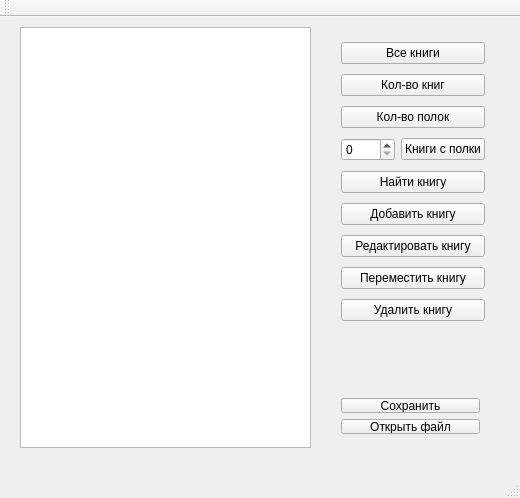
<?xml version="1.0" encoding="UTF-8"?>
<ui version="4.0">
 <class>MainWindow</class>
 <widget class="QMainWindow" name="MainWindow">
  <property name="geometry">
   <rect>
    <x>0</x>
    <y>0</y>
    <width>520</width>
    <height>498</height>
   </rect>
  </property>
  <property name="windowTitle">
   <string>MainWindow</string>
  </property>
  <widget class="QWidget" name="centralWidget">
   <widget class="QTextEdit" name="te_output">
    <property name="enabled">
     <bool>true</bool>
    </property>
    <property name="geometry">
     <rect>
      <x>20</x>
      <y>10</y>
      <width>291</width>
      <height>421</height>
     </rect>
    </property>
    <property name="readOnly">
     <bool>true</bool>
    </property>
   </widget>
   <widget class="QWidget" name="layoutWidget">
    <property name="geometry">
     <rect>
      <x>330</x>
      <y>10</y>
      <width>166</width>
      <height>309</height>
     </rect>
    </property>
    <layout class="QVBoxLayout" name="verticalLayout">
     <item>
      <widget class="QPushButton" name="btn_all_books">
       <property name="text">
        <string>Все книги</string>
       </property>
      </widget>
     </item>
     <item>
      <widget class="QPushButton" name="btn_count_books">
       <property name="text">
        <string>Кол-во книг</string>
       </property>
      </widget>
     </item>
     <item>
      <widget class="QPushButton" name="btn_count_shelf">
       <property name="text">
        <string>Кол-во полок</string>
       </property>
      </widget>
     </item>
     <item>
      <layout class="QHBoxLayout" name="horizontalLayout">
       <item>
        <widget class="QSpinBox" name="sb_shelf_number"/>
       </item>
       <item>
        <widget class="QPushButton" name="btn_books_on_shelf">
         <property name="text">
          <string>Книги с полки</string>
         </property>
        </widget>
       </item>
      </layout>
     </item>
     <item>
      <widget class="QPushButton" name="btn_find_book">
       <property name="text">
        <string>Найти книгу</string>
       </property>
      </widget>
     </item>
     <item>
      <widget class="QPushButton" name="btn_add_book">
       <property name="text">
        <string>Добавить книгу</string>
       </property>
      </widget>
     </item>
     <item>
      <widget class="QPushButton" name="btn_change_book">
       <property name="text">
        <string>Редактировать книгу</string>
       </property>
      </widget>
     </item>
     <item>
      <widget class="QPushButton" name="btn_move_book">
       <property name="text">
        <string>Переместить книгу</string>
       </property>
      </widget>
     </item>
     <item>
      <widget class="QPushButton" name="btn_remove_book">
       <property name="text">
        <string>Удалить книгу</string>
       </property>
      </widget>
     </item>
    </layout>
   </widget>
   <widget class="QWidget" name="layoutWidget">
    <property name="geometry">
     <rect>
      <x>330</x>
      <y>370</y>
      <width>161</width>
      <height>58</height>
     </rect>
    </property>
    <layout class="QVBoxLayout" name="verticalLayout_2">
     <item>
      <widget class="QPushButton" name="btn_save">
       <property name="text">
        <string>Сохранить</string>
       </property>
      </widget>
     </item>
     <item>
      <widget class="QPushButton" name="btn_open">
       <property name="text">
        <string>Открыть файл</string>
       </property>
      </widget>
     </item>
    </layout>
   </widget>
  </widget>
  <widget class="QMenuBar" name="menuBar">
   <property name="geometry">
    <rect>
     <x>0</x>
     <y>0</y>
     <width>520</width>
     <height>22</height>
    </rect>
   </property>
  </widget>
  <widget class="QToolBar" name="mainToolBar">
   <attribute name="toolBarArea">
    <enum>TopToolBarArea</enum>
   </attribute>
   <attribute name="toolBarBreak">
    <bool>false</bool>
   </attribute>
  </widget>
  <widget class="QStatusBar" name="statusBar"/>
 </widget>
 <layoutdefault spacing="6" margin="11"/>
 <resources/>
 <connections/>
</ui>
